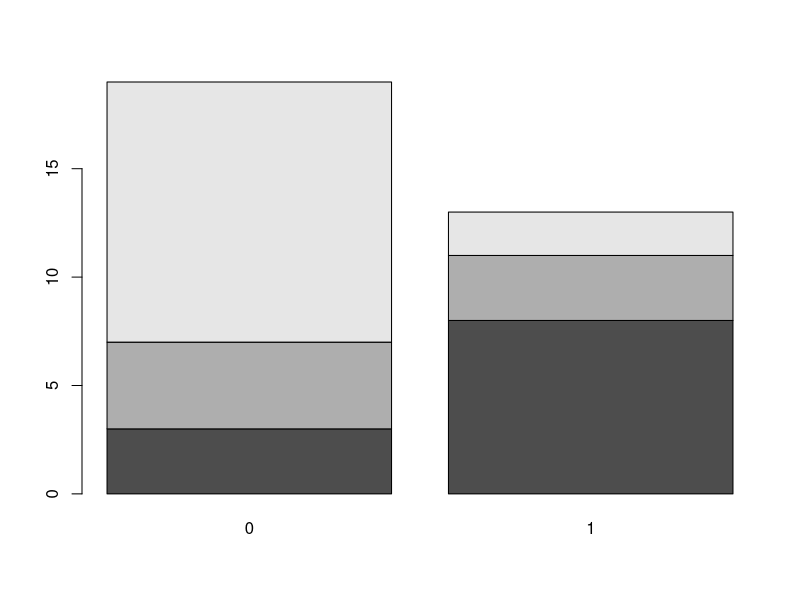
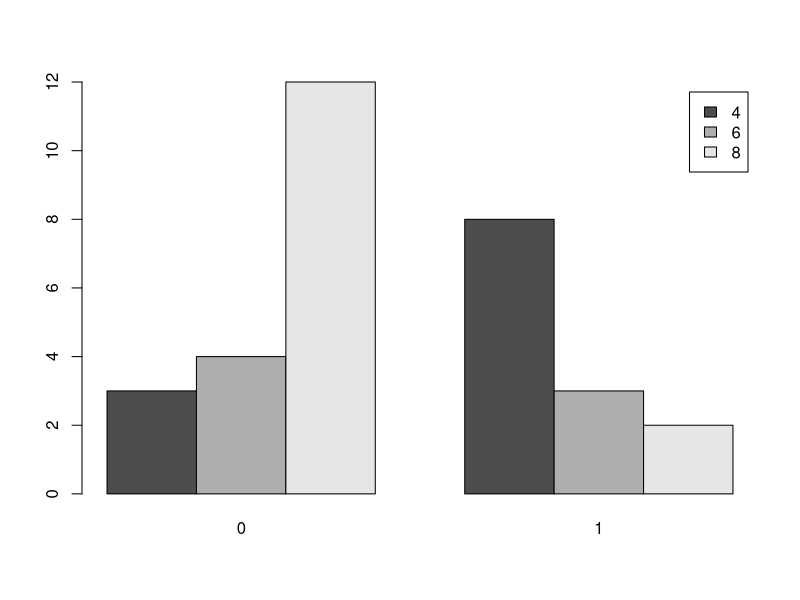

Reproduce these figures in R, in order. (Note: this script raises an error after producing the figures.)
##
## 2021. 03. 30
## Basic functions of R
##

## IQR calculation
df <- c(2,3,5,7,9,10)

## distribution table
mydf2 <- table(mtcars$cyl, mtcars$am)
barplot(mydf2) # file the chart

mydf <- table(mtcars$cyl, mtcars$am,
              dnn = list(c = "Cylinder",
                         r = "Transmission"))
barplot(mydf, beside = T, legend.text = T) # beside: put on the same baselines

## Correlation
x <- c(88, 55, 66, 62, 69)
y <- c(73, 65, 70, 62, 68)

mean_x <- mean(x)
mean_y  <- mean(y)

var_x <- sum((x - mean_x)^2) / (5-1)
var_y <- sum((y - mean_y)^2) / (5-1)

sd_x <- sqrt(var_x)
sd_y <- sqrt(var_y)

cov_xy <- sum((x - mean_x)*(y - mean_y)) / (5-1)

piearson_r <- cov_xy / (sd_x*sd_y)

df <- data.fram(x = x, y = y)
plot(df)
lines(lm(y~x, data = df), col="red")


##
a <- c(1:10) # numeric type
b <- c(TRUE, FALSE, FALSE) # logical
c <- c("Red", "Blue", "Black") # char

my_chr_df <- vector("character", length = 5)
my_logi_df <- vector("logical", length = 5)
my_num_df <- vector("numeric", length = 5)
my_int_df <- vector("integer", length = 5)

## Matrix
mymat_byrow_F <- matrix(data = 1:12, nrow = 2) # ncol is set automatically
mymat_byrow_T <- matrix(data = 1:12, nrow = 2, byrow = T) # ncol is set automatically
mymat_dimname <- matrix(data = 1:12, nrow = 3, 
                              byrow = F,
                              dimnames = list(rname = c("r1", "r2", "r3"),
                                              cname = c("c1", "c2", "c3", "c4")))

mymat_dimname[2, 3]
mymat_dimname[2:3, 3]
mymat_dimname[1, ]
mymat_dimname[1, c(1,3)]

## Data Frame
mydf <- data.frame(v1 = c(1:4),
                   v2 = letters[1:4],
                   v3 = vector("logical", length=4)) # v1= variable 1

mydf$v2


## List
mylist <- list(academy = "YOUNG WOO",
               class = "Daata science",
               score = c(89, 88))

mylist$score
mylist[[3]]


## Data view
boxplot(weight~ feed, data = chickwts)
head(chickwts)
dim(chickwts)
names(chickwts)
str(chickwts)


## install packages

# $install.packages("tidyverse")
# $library(tidyverse) # have to type this command whenever turning on R-studio
# CRAN: Official storage of R packages (like Github)


## save data to csv file
mydf_save <- data.frame(v1 = c(1:4),
                   v2 = letters[1:4],
                   v3 = vector("logical", length=4)) # v1= variable 1

write.csv(x = mydf_save, 
          file = "mydf_save.csv") # csv = comma separate variate

## read csv file
# $install.packages("xlsx")
# $install.packages("rJava")
# $library(xlsx)

## bind
xx <- 1:4
yy <- 5:8
cbind(xx, yy)
rbind(xx, yy)

x <- c(1/0, NA, 2, NA, NaN) # NaN: not a number, Inf: infinite
is.na(x) # NA always make errors, so need to check whether NA is 
is.infinite(x)
which(is.na(x))


## convert class(data type)
mymat <- matrix(data = 1:12, nrow = 3, 
                        byrow = F,
                        dimnames = list(rname = c("r1", "r2", "r3"),
                                        cname = c("c1", "c2", "c3", "c4")))
class(mymat)
mymat_df <- as.data.frame(mymat)
class(mymat_df)
mymat_df$c1

## R has 2 grammars
# 1- base (e.g. rep{base})
# 2- tidy

## R basic function
# sequence
seq(from=1, to=10, by=2)
seq(1, 10, 2)
seq(1, 10, length.out=4)
seq_along(mtcars) # the number of variables
dim(mtcars)

# replication
rep(1:4, times = 2)
rep(1:4, each = 2, times = 2)
rep(1:4, each = 2, times = 2, length.out = 4)

# sampling
sample(x = 1:10, size = 5, replace = F) # extract only once 비복원추출
sample(x = 1:10, size = 5, replace = T) # can extract the same number 복원추출

# vector operator
vec1 <- 1:8
vec1 <= 2 | vec1 <= 4
vec1 <= 2 & vec1 <= 4

# sorting
v1 <- c(40, 35, 32, 50, 22)
sort(v1, decreasing = T) # without index number
order(v1) # show index number

